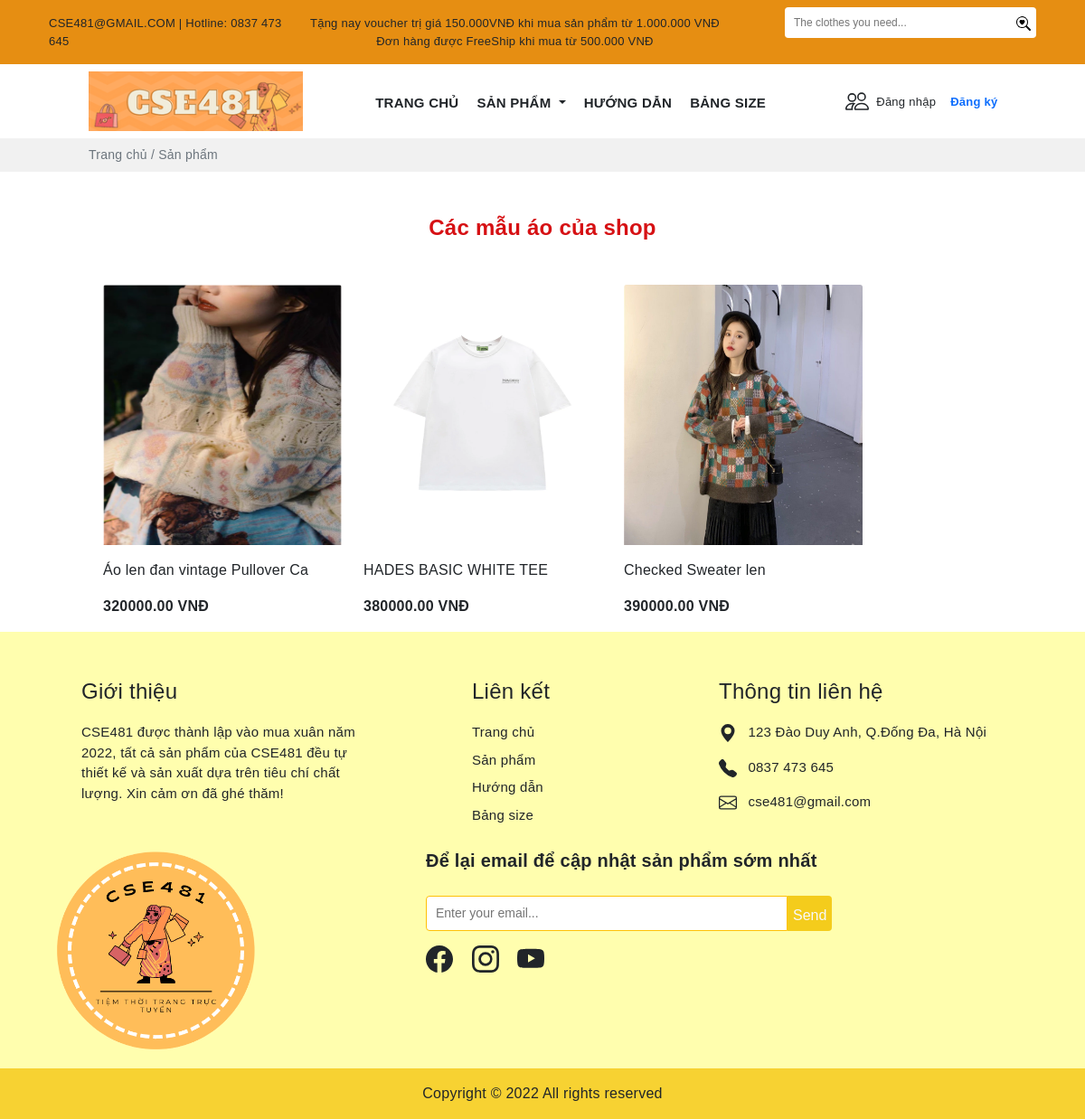
The page /product/top.php on the database as committed earlier.
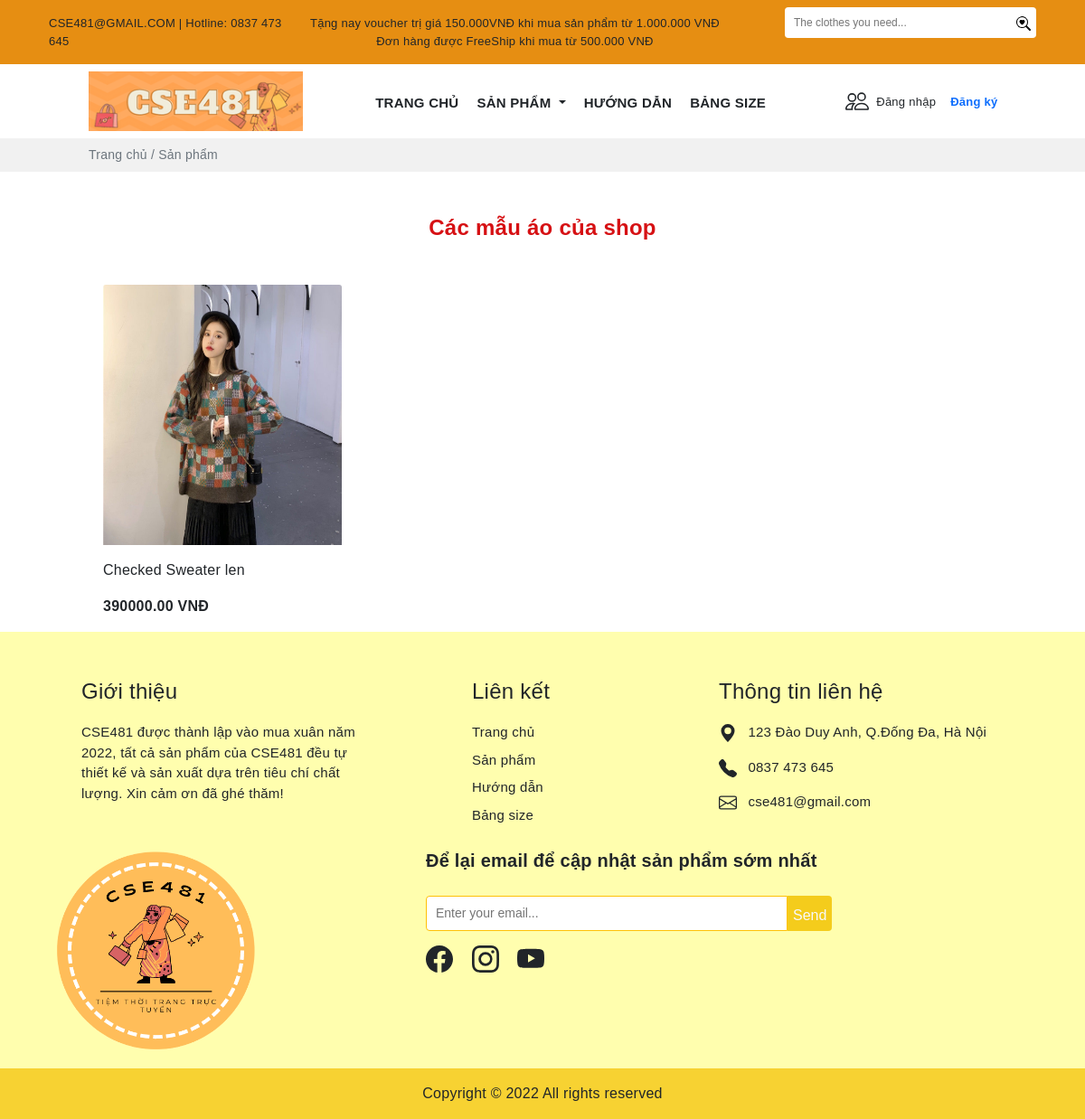
The same page on the database as committed later.
### tables this page shows
CREATE TABLE `sanpham` (
  `MaSP` varchar(10) NOT NULL,
  `TenSP` varchar(30) DEFAULT NULL,
  `MaLH` varchar(10) NOT NULL,
  `Giaban` int(11) DEFAULT NULL,
  `Gianhap` int(11) DEFAULT NULL,
  `Tylegiamgia` double(2,2) DEFAULT NULL,
  `Soluong` int(11) DEFAULT NULL,
  `Mota` varchar(500) DEFAULT NULL,
  `Trangthai` varchar(30) DEFAULT NULL,
  `img` varchar(30) DEFAULT NULL,
  `Ngaynhap` date NOT NULL
);

### product/top.php (the view, shortened to what the changed rows need)
<?php include('../config/database.php');
?>
<!DOCTYPE html>
<html lang="en">
<head>
    <link rel="stylesheet" href="https://cdn.jsdelivr.net/npm/bootstrap-icons@1.7.2/font/bootstrap-icons.css">
    <link href="https://cdn.jsdelivr.net/npm/bootstrap@5.1.3/dist/css/bootstrap.min.css" rel="stylesheet"
>
    <link rel="stylesheet" href="https://cdnjs.cloudflare.com/ajax/libs/OwlCarousel2/2.3.4/assets/owl.carousel.min.css"
 />
    <link rel="stylesheet"
        href="https://cdnjs.cloudflare.com/ajax/libs/OwlCarousel2/2.3.4/assets/owl.theme.default.min.css"
 />
    <link rel="stylesheet" href="../public/style.css">
</head>
<body>
    <section>
    <div class="container">
            <div class="px-5 mt-5">
                <div class="row d-flex  px-4 mt-5">
                    <?php
                            $sql1 = "SELECT *, sanpham.Giaban-(sanpham.Giaban*sanpham.Tylegiamgia) as Giagiam from loaihang,sanpham where loaihang.MaLH=sanpham.MaLH and loaihang.MaLH='LH01'";
                            $res1 = mysqli_query($conn, $sql1);
                            $count1 = mysqli_num_rows($res1);
                            if($count1>0)
                            {
                                while($row=mysqli_fetch_assoc($res1))
                                {
                        ?>
                    <div class="card me-0 border-0" style="width: 18rem;">
                        <img src="../img/<?php echo $row['img'];?>" class="img-fluid card-img-top" alt="...">
                        <div class="card-body px-0">
                            <p class="card-text"><?php echo $row['TenSP']; ?></p>
                            <p class="d-inline fw-bold"><?php echo $row['Giagiam']; ?> VNĐ</p>
                        </div>
                    </div>
                    <?php
                                }
                            }
                                ?>
                </div>
            </div>
        </div>
    </section>
</body>
</html>

Rows that differ between the two databases and show on the page:
removed sanpham: img (picture), TenSP "Áo len đan vintage Pullover Ca", Giagiam "320000.00"
removed sanpham: img (picture), TenSP "HADES BASIC WHITE TEE", Giagiam "380000.00"
